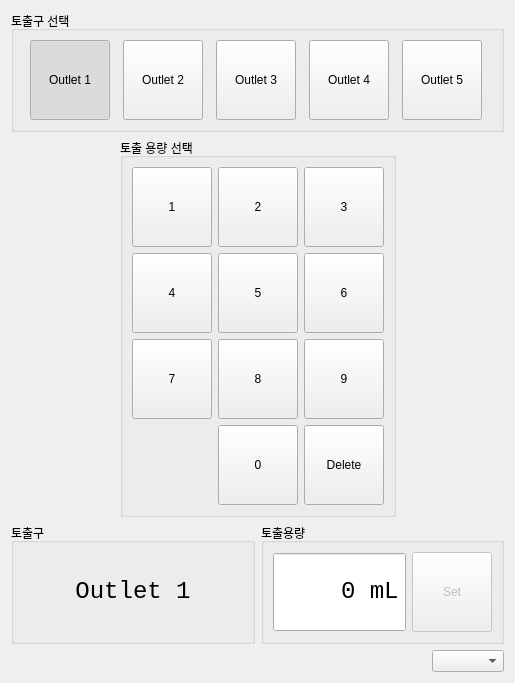
<?xml version="1.0" encoding="UTF-8"?>
<ui version="4.0">
 <class>MainWidget</class>
 <widget class="QWidget" name="MainWidget">
  <property name="geometry">
   <rect>
    <x>0</x>
    <y>0</y>
    <width>515</width>
    <height>656</height>
   </rect>
  </property>
  <property name="windowTitle">
   <string>Form</string>
  </property>
  <layout class="QVBoxLayout" name="verticalLayout">
   <item>
    <widget class="QGroupBox" name="groupBox">
     <property name="title">
      <string>토출구 선택</string>
     </property>
     <layout class="QHBoxLayout" name="horizontalLayout">
      <item>
       <widget class="QPushButton" name="out1Button">
        <property name="sizePolicy">
         <sizepolicy hsizetype="Fixed" vsizetype="Fixed">
          <horstretch>0</horstretch>
          <verstretch>0</verstretch>
         </sizepolicy>
        </property>
        <property name="minimumSize">
         <size>
          <width>80</width>
          <height>80</height>
         </size>
        </property>
        <property name="maximumSize">
         <size>
          <width>80</width>
          <height>80</height>
         </size>
        </property>
        <property name="text">
         <string>Outlet 1</string>
        </property>
        <property name="checkable">
         <bool>true</bool>
        </property>
        <property name="checked">
         <bool>true</bool>
        </property>
        <attribute name="buttonGroup">
         <string notr="true">buttonGroup</string>
        </attribute>
       </widget>
      </item>
      <item>
       <widget class="QPushButton" name="out2Button">
        <property name="sizePolicy">
         <sizepolicy hsizetype="Fixed" vsizetype="Fixed">
          <horstretch>0</horstretch>
          <verstretch>0</verstretch>
         </sizepolicy>
        </property>
        <property name="minimumSize">
         <size>
          <width>80</width>
          <height>80</height>
         </size>
        </property>
        <property name="maximumSize">
         <size>
          <width>80</width>
          <height>80</height>
         </size>
        </property>
        <property name="text">
         <string>Outlet 2</string>
        </property>
        <property name="checkable">
         <bool>true</bool>
        </property>
        <attribute name="buttonGroup">
         <string notr="true">buttonGroup</string>
        </attribute>
       </widget>
      </item>
      <item>
       <widget class="QPushButton" name="out3Button">
        <property name="sizePolicy">
         <sizepolicy hsizetype="Fixed" vsizetype="Fixed">
          <horstretch>0</horstretch>
          <verstretch>0</verstretch>
         </sizepolicy>
        </property>
        <property name="minimumSize">
         <size>
          <width>80</width>
          <height>80</height>
         </size>
        </property>
        <property name="maximumSize">
         <size>
          <width>80</width>
          <height>80</height>
         </size>
        </property>
        <property name="text">
         <string>Outlet 3</string>
        </property>
        <property name="checkable">
         <bool>true</bool>
        </property>
        <attribute name="buttonGroup">
         <string notr="true">buttonGroup</string>
        </attribute>
       </widget>
      </item>
      <item>
       <widget class="QPushButton" name="out4Button">
        <property name="sizePolicy">
         <sizepolicy hsizetype="Fixed" vsizetype="Fixed">
          <horstretch>0</horstretch>
          <verstretch>0</verstretch>
         </sizepolicy>
        </property>
        <property name="minimumSize">
         <size>
          <width>80</width>
          <height>80</height>
         </size>
        </property>
        <property name="maximumSize">
         <size>
          <width>80</width>
          <height>80</height>
         </size>
        </property>
        <property name="text">
         <string>Outlet 4</string>
        </property>
        <property name="checkable">
         <bool>true</bool>
        </property>
        <attribute name="buttonGroup">
         <string notr="true">buttonGroup</string>
        </attribute>
       </widget>
      </item>
      <item>
       <widget class="QPushButton" name="out5Button">
        <property name="sizePolicy">
         <sizepolicy hsizetype="Fixed" vsizetype="Fixed">
          <horstretch>0</horstretch>
          <verstretch>0</verstretch>
         </sizepolicy>
        </property>
        <property name="minimumSize">
         <size>
          <width>80</width>
          <height>80</height>
         </size>
        </property>
        <property name="maximumSize">
         <size>
          <width>80</width>
          <height>80</height>
         </size>
        </property>
        <property name="text">
         <string>Outlet 5</string>
        </property>
        <property name="checkable">
         <bool>true</bool>
        </property>
        <attribute name="buttonGroup">
         <string notr="true">buttonGroup</string>
        </attribute>
       </widget>
      </item>
     </layout>
    </widget>
   </item>
   <item>
    <layout class="QHBoxLayout" name="horizontalLayout_5">
     <item>
      <spacer name="horizontalSpacer">
       <property name="orientation">
        <enum>Qt::Horizontal</enum>
       </property>
       <property name="sizeHint" stdset="0">
        <size>
         <width>40</width>
         <height>20</height>
        </size>
       </property>
      </spacer>
     </item>
     <item>
      <widget class="QGroupBox" name="groupBox_2">
       <property name="title">
        <string>토출 용량 선택</string>
       </property>
       <layout class="QGridLayout" name="gridLayout_2">
        <item row="2" column="1">
         <widget class="QPushButton" name="pad8Button">
          <property name="sizePolicy">
           <sizepolicy hsizetype="Fixed" vsizetype="Fixed">
            <horstretch>0</horstretch>
            <verstretch>0</verstretch>
           </sizepolicy>
          </property>
          <property name="minimumSize">
           <size>
            <width>80</width>
            <height>80</height>
           </size>
          </property>
          <property name="maximumSize">
           <size>
            <width>80</width>
            <height>80</height>
           </size>
          </property>
          <property name="text">
           <string>8</string>
          </property>
         </widget>
        </item>
        <item row="1" column="1">
         <widget class="QPushButton" name="pad5Button">
          <property name="sizePolicy">
           <sizepolicy hsizetype="Fixed" vsizetype="Fixed">
            <horstretch>0</horstretch>
            <verstretch>0</verstretch>
           </sizepolicy>
          </property>
          <property name="minimumSize">
           <size>
            <width>80</width>
            <height>80</height>
           </size>
          </property>
          <property name="maximumSize">
           <size>
            <width>80</width>
            <height>80</height>
           </size>
          </property>
          <property name="text">
           <string>5</string>
          </property>
         </widget>
        </item>
        <item row="2" column="2">
         <widget class="QPushButton" name="pad9Button">
          <property name="sizePolicy">
           <sizepolicy hsizetype="Fixed" vsizetype="Fixed">
            <horstretch>0</horstretch>
            <verstretch>0</verstretch>
           </sizepolicy>
          </property>
          <property name="minimumSize">
           <size>
            <width>80</width>
            <height>80</height>
           </size>
          </property>
          <property name="maximumSize">
           <size>
            <width>80</width>
            <height>80</height>
           </size>
          </property>
          <property name="text">
           <string>9</string>
          </property>
         </widget>
        </item>
        <item row="0" column="0">
         <widget class="QPushButton" name="pad1Button">
          <property name="sizePolicy">
           <sizepolicy hsizetype="Fixed" vsizetype="Fixed">
            <horstretch>0</horstretch>
            <verstretch>0</verstretch>
           </sizepolicy>
          </property>
          <property name="minimumSize">
           <size>
            <width>80</width>
            <height>80</height>
           </size>
          </property>
          <property name="maximumSize">
           <size>
            <width>80</width>
            <height>80</height>
           </size>
          </property>
          <property name="text">
           <string>1</string>
          </property>
         </widget>
        </item>
        <item row="1" column="2">
         <widget class="QPushButton" name="pad6Button">
          <property name="sizePolicy">
           <sizepolicy hsizetype="Fixed" vsizetype="Fixed">
            <horstretch>0</horstretch>
            <verstretch>0</verstretch>
           </sizepolicy>
          </property>
          <property name="minimumSize">
           <size>
            <width>80</width>
            <height>80</height>
           </size>
          </property>
          <property name="maximumSize">
           <size>
            <width>80</width>
            <height>80</height>
           </size>
          </property>
          <property name="text">
           <string>6</string>
          </property>
         </widget>
        </item>
        <item row="0" column="1">
         <widget class="QPushButton" name="pad2Button">
          <property name="sizePolicy">
           <sizepolicy hsizetype="Fixed" vsizetype="Fixed">
            <horstretch>0</horstretch>
            <verstretch>0</verstretch>
           </sizepolicy>
          </property>
          <property name="minimumSize">
           <size>
            <width>80</width>
            <height>80</height>
           </size>
          </property>
          <property name="maximumSize">
           <size>
            <width>80</width>
            <height>80</height>
           </size>
          </property>
          <property name="text">
           <string>2</string>
          </property>
         </widget>
        </item>
        <item row="0" column="2">
         <widget class="QPushButton" name="pad3Button">
          <property name="sizePolicy">
           <sizepolicy hsizetype="Fixed" vsizetype="Fixed">
            <horstretch>0</horstretch>
            <verstretch>0</verstretch>
           </sizepolicy>
          </property>
          <property name="minimumSize">
           <size>
            <width>80</width>
            <height>80</height>
           </size>
          </property>
          <property name="maximumSize">
           <size>
            <width>80</width>
            <height>80</height>
           </size>
          </property>
          <property name="text">
           <string>3</string>
          </property>
         </widget>
        </item>
        <item row="1" column="0">
         <widget class="QPushButton" name="pad4Button">
          <property name="sizePolicy">
           <sizepolicy hsizetype="Fixed" vsizetype="Fixed">
            <horstretch>0</horstretch>
            <verstretch>0</verstretch>
           </sizepolicy>
          </property>
          <property name="minimumSize">
           <size>
            <width>80</width>
            <height>80</height>
           </size>
          </property>
          <property name="maximumSize">
           <size>
            <width>80</width>
            <height>80</height>
           </size>
          </property>
          <property name="text">
           <string>4</string>
          </property>
         </widget>
        </item>
        <item row="2" column="0">
         <widget class="QPushButton" name="pad7Button">
          <property name="sizePolicy">
           <sizepolicy hsizetype="Fixed" vsizetype="Fixed">
            <horstretch>0</horstretch>
            <verstretch>0</verstretch>
           </sizepolicy>
          </property>
          <property name="minimumSize">
           <size>
            <width>80</width>
            <height>80</height>
           </size>
          </property>
          <property name="maximumSize">
           <size>
            <width>80</width>
            <height>80</height>
           </size>
          </property>
          <property name="text">
           <string>7</string>
          </property>
         </widget>
        </item>
        <item row="3" column="1">
         <widget class="QPushButton" name="pad0Button">
          <property name="sizePolicy">
           <sizepolicy hsizetype="Fixed" vsizetype="Fixed">
            <horstretch>0</horstretch>
            <verstretch>0</verstretch>
           </sizepolicy>
          </property>
          <property name="minimumSize">
           <size>
            <width>80</width>
            <height>80</height>
           </size>
          </property>
          <property name="maximumSize">
           <size>
            <width>80</width>
            <height>80</height>
           </size>
          </property>
          <property name="text">
           <string>0</string>
          </property>
         </widget>
        </item>
        <item row="3" column="2">
         <widget class="QPushButton" name="padDeleteButton">
          <property name="sizePolicy">
           <sizepolicy hsizetype="Fixed" vsizetype="Fixed">
            <horstretch>0</horstretch>
            <verstretch>0</verstretch>
           </sizepolicy>
          </property>
          <property name="minimumSize">
           <size>
            <width>80</width>
            <height>80</height>
           </size>
          </property>
          <property name="maximumSize">
           <size>
            <width>80</width>
            <height>80</height>
           </size>
          </property>
          <property name="text">
           <string>Delete</string>
          </property>
         </widget>
        </item>
       </layout>
      </widget>
     </item>
     <item>
      <spacer name="horizontalSpacer_2">
       <property name="orientation">
        <enum>Qt::Horizontal</enum>
       </property>
       <property name="sizeHint" stdset="0">
        <size>
         <width>40</width>
         <height>20</height>
        </size>
       </property>
      </spacer>
     </item>
    </layout>
   </item>
   <item>
    <layout class="QHBoxLayout" name="horizontalLayout_4">
     <item>
      <widget class="QGroupBox" name="groupBox_3">
       <property name="sizePolicy">
        <sizepolicy hsizetype="Minimum" vsizetype="Minimum">
         <horstretch>0</horstretch>
         <verstretch>0</verstretch>
        </sizepolicy>
       </property>
       <property name="title">
        <string>토출구</string>
       </property>
       <layout class="QHBoxLayout" name="horizontalLayout_3">
        <item>
         <widget class="QLabel" name="outletLabel">
          <property name="font">
           <font>
            <family>Consolas</family>
            <pointsize>18</pointsize>
           </font>
          </property>
          <property name="text">
           <string>Outlet 1</string>
          </property>
          <property name="alignment">
           <set>Qt::AlignCenter</set>
          </property>
         </widget>
        </item>
       </layout>
      </widget>
     </item>
     <item>
      <widget class="QGroupBox" name="groupBox_4">
       <property name="sizePolicy">
        <sizepolicy hsizetype="Minimum" vsizetype="Minimum">
         <horstretch>0</horstretch>
         <verstretch>0</verstretch>
        </sizepolicy>
       </property>
       <property name="title">
        <string>토출용량</string>
       </property>
       <layout class="QHBoxLayout" name="horizontalLayout_2">
        <item>
         <widget class="QSpinBox" name="outSpinBox">
          <property name="enabled">
           <bool>true</bool>
          </property>
          <property name="minimumSize">
           <size>
            <width>0</width>
            <height>80</height>
           </size>
          </property>
          <property name="font">
           <font>
            <family>Consolas</family>
            <pointsize>18</pointsize>
           </font>
          </property>
          <property name="contextMenuPolicy">
           <enum>Qt::DefaultContextMenu</enum>
          </property>
          <property name="layoutDirection">
           <enum>Qt::LeftToRight</enum>
          </property>
          <property name="alignment">
           <set>Qt::AlignRight|Qt::AlignTrailing|Qt::AlignVCenter</set>
          </property>
          <property name="readOnly">
           <bool>true</bool>
          </property>
          <property name="buttonSymbols">
           <enum>QAbstractSpinBox::NoButtons</enum>
          </property>
          <property name="suffix">
           <string> mL</string>
          </property>
          <property name="maximum">
           <number>300</number>
          </property>
         </widget>
        </item>
        <item>
         <widget class="QPushButton" name="setButton">
          <property name="enabled">
           <bool>false</bool>
          </property>
          <property name="sizePolicy">
           <sizepolicy hsizetype="Fixed" vsizetype="Fixed">
            <horstretch>0</horstretch>
            <verstretch>0</verstretch>
           </sizepolicy>
          </property>
          <property name="minimumSize">
           <size>
            <width>80</width>
            <height>80</height>
           </size>
          </property>
          <property name="maximumSize">
           <size>
            <width>80</width>
            <height>80</height>
           </size>
          </property>
          <property name="text">
           <string>Set</string>
          </property>
         </widget>
        </item>
       </layout>
      </widget>
     </item>
    </layout>
   </item>
   <item>
    <layout class="QHBoxLayout" name="horizontalLayout_6">
     <item>
      <spacer name="horizontalSpacer_3">
       <property name="orientation">
        <enum>Qt::Horizontal</enum>
       </property>
       <property name="sizeHint" stdset="0">
        <size>
         <width>40</width>
         <height>20</height>
        </size>
       </property>
      </spacer>
     </item>
     <item>
      <widget class="QComboBox" name="comPortsComboBox"/>
     </item>
    </layout>
   </item>
  </layout>
 </widget>
 <resources/>
 <connections/>
 <buttongroups>
  <buttongroup name="buttonGroup"/>
 </buttongroups>
</ui>
